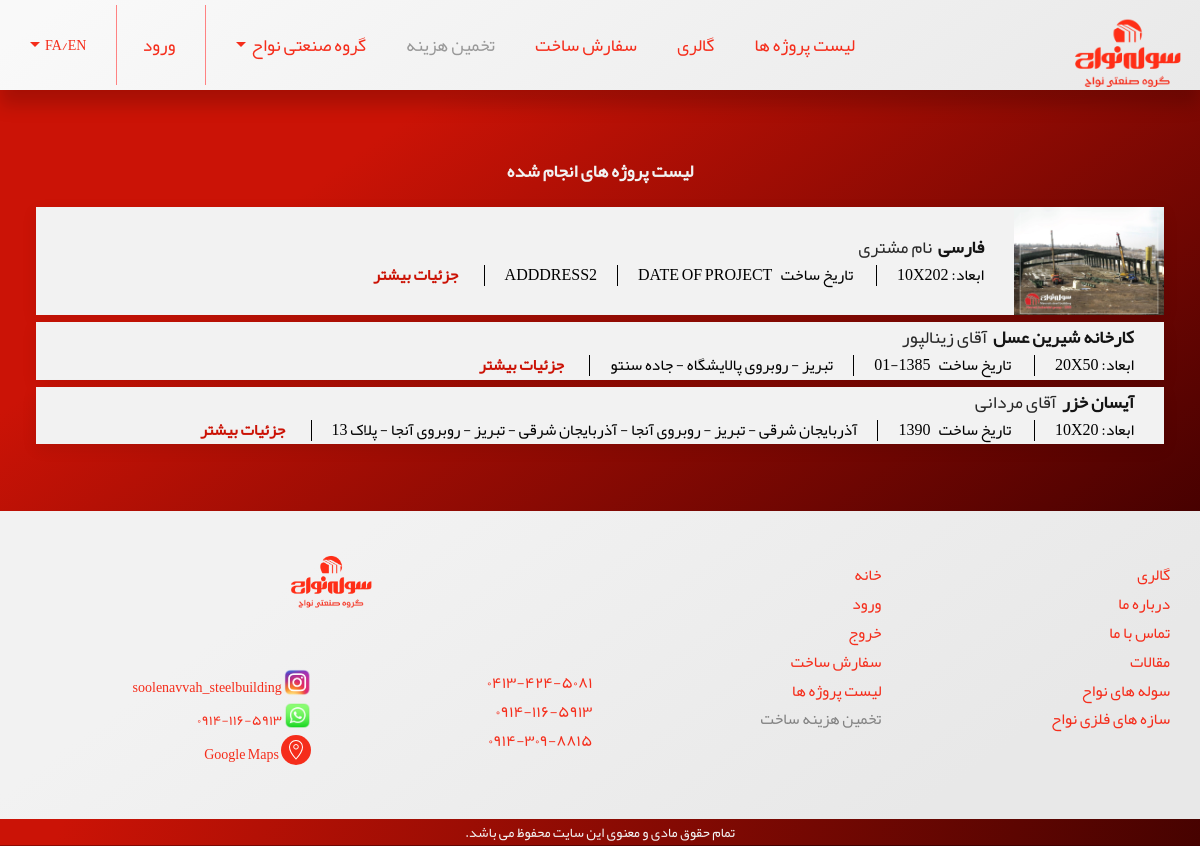
The app's page /projects/project-list/, older data.
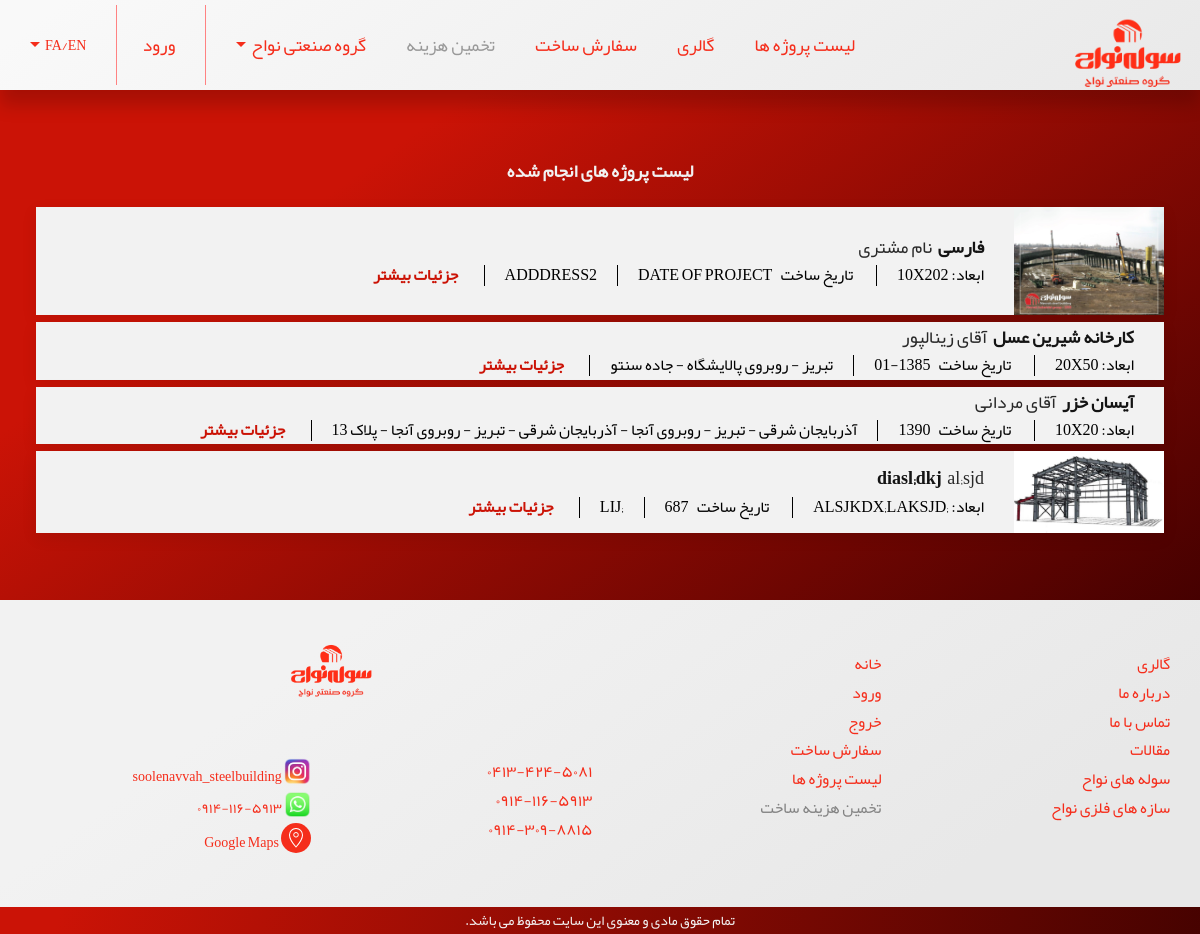
The same page, newer data.
### projects/models.py (models this page shows, shortened)
class ProjectPictureModel(models.Model):
    project = models.ForeignKey(ProjectsModel, on_delete = models.CASCADE,
                               related_name = 'pictures')
    picture = models.ImageField(blank = True, null = True,
                                upload_to=r'projects')
    description = models.TextField(null = True, blank = True)
    created_at = models.DateTimeField(default=timezone.now)

class ProjectsModel(models.Model):
    project_name = models.CharField(max_length = 264, blank = False, null = False)
    customer_name = models.CharField(max_length = 264, blank = True, null =True)
    address = models.TextField(null = False, blank = False)
    length = models.CharField(max_length = 264, blank = False, null = False)
    width = models.CharField(max_length = 264, blank = False, null = False)
    height = models.CharField(max_length = 264, blank = False, null = False)
    use_type = models.CharField(max_length = 264, blank = False, null =False)
    roof_type = models.CharField(max_length = 264, blank = False, null =False)
    is_local = models.BooleanField(default = True, null = False)
    date_of_project = models.CharField(max_length = 264, null = False, blank = False)
    contact_info = models.TextField(null = True, blank = True)
    description = models.TextField(null = True, blank = True)
    created_at = models.DateTimeField(default=timezone.now)

### projects/views.py (the view)
# urls.py: path('project-list/',ProjectListView, name = 'projectlist'),
def ProjectListView(request):
    projects = ProjectsModel.objects.all()
    return render(request,'projects/list.html',
                          {'projects':projects})

### projects/templates/projects/list.html (shortened to what this page needs)
{% extends "BaseTemplates/base1.html" %}
{% block body_block %}
<div  style="padding: 3%;">
  <h1 class="uk-text-center gray-text-lighten-4 font-4 fYekan-bold">لیست پروژه های انجام شده</h1>
  {% for project in projects %}
  <article style="max-width:1800px; margin:auto; " class="uk-align-center uk-comment uk-card uk-card-default uk-grid-collapse gray-lighten-4 uk-visible@s">
      <header class="uk-comment-header" style="margin-bottom:7px;">
          <div  class=" uk-grid-medium uk-flex-middle" uk-grid>
              <div class="uk-width-auto">
                {% for pic in project.pictures.all %}
        {% if forloop.first %}
                  <img class="uk-comment-avatar" src="{{pic.picture.url}}" width="150" alt="">
                  {% endif %}
                  {% empty %}
                            <img class="uk-comment-avatar" src="/media/projects/default.jpeg" width="150" alt="">
                  {% endfor %}
              </div>
              <div style="" class="uk-width-expand">
                  <h4 class="uk-comment-title uk-margin-remove"><span class="fYekan-bold font-4 gray-text-darken-4">{{project.project_name}}</span>
                  <span class="fYekan font-4 gray-text-darken-3">{{project.customer_name}}</span></h4>
                  <ul class="uk-comment-meta uk-subnav uk-subnav-divider uk-margin-remove-top">
                    <li><div style="font-size:16px; color:black;" class="fYekan font-4 gray-text-darken-4">ابعاد: {{project.width}}x{{project.length}}
                    </div></li>
                    <li><div style="font-size:16px; color:black;white-space:pre;" class="fYekan font-4 gray-text-darken-4"> تاریخ ساخت   {{project.date_of_project}}</div></li>
                      <li><div style="font-size:16px; color:black;" class="fYekan font-4 gray-text-darken-4"> {{project.address}}</div></li>
                      <li><div style="font-size:16px; color:black;" class="fYekan font-4 gray-text-darken-4">
                      <a style="white-space:pre;" class="border-radius-2 fYekan-bold red-text-darken-1" href="{% url 'projects:projectdetail' project.pk %}">  جزئیات بیشتر</a>
                    </div></li>
                  </ul>
              </div>
          </div>
      </header>
  </article>
  {% endfor %}
</div>
{% endblock %}

Row changes from the older to the newer data that the page shows:
added ProjectsModel: project_name "diasl;dkj", customer_name "al;sjd", width ";ALSJKD", length ";LAKSJD", date_of_project "687", address ";LIJ"
